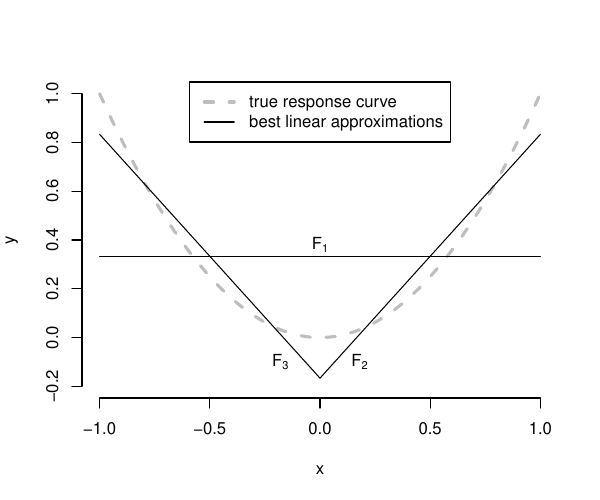

Reproduce this figure in R.
## problem of population OLS
x = seq(-1, 1, 0.001)
y = x^2
## approximation 1 when x ~ unif(-1,1)
ols1 = rep(1/3, length(x))
## approximation 2 when x ~ unif(0,1)
x2   = seq(0, 1, 0.001)
ols2 = -1/6 + x2
## approximation 3 when x ~ unif(-1,0)
x3   = seq(-1, 0, 0.001)
ols3 = -1/6 - x3

pdf("populationOLS.pdf", height = 5, width = 6)
plot(y ~ x, type = "l",
     xlab = expression(x), ylab = expression(y),
     ylim = c(-1/5, 1), lwd = 3, lty = 2, 
     col = "grey", bty = "n")
lines(ols1 ~ x)     
lines(ols2 ~ x2)
lines(ols3 ~ x3)

text(-0.18, -0.1, expression(F[3]))
text(0.18, -0.1, expression(F[2]))
text(0, 0.38, expression(F[1]))
legend("top", c("true response curve", "best linear approximations"), 
       lty = c(2, 1), lwd = c(3, 1),
       col = c("grey", "black"))
dev.off()       
       